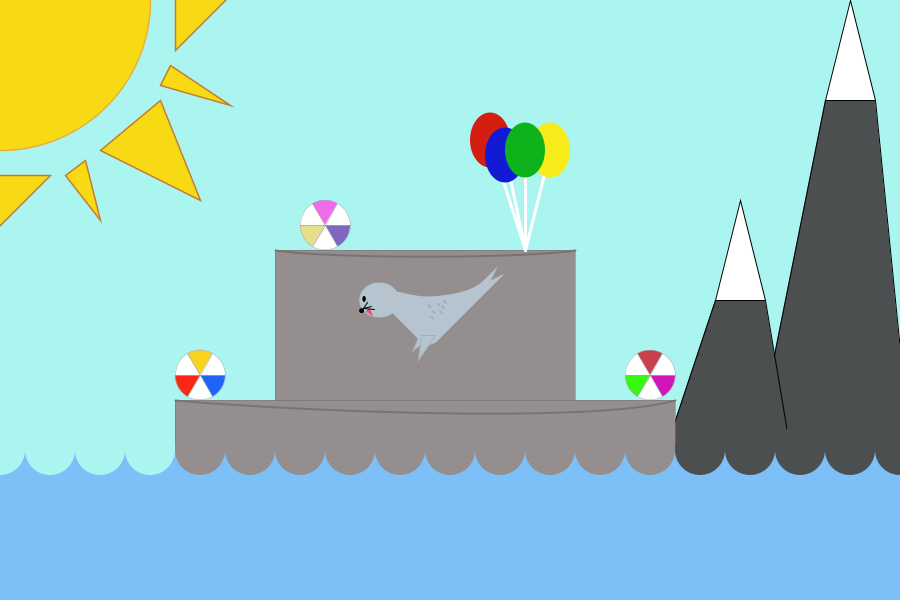
Frame 1 (no input)
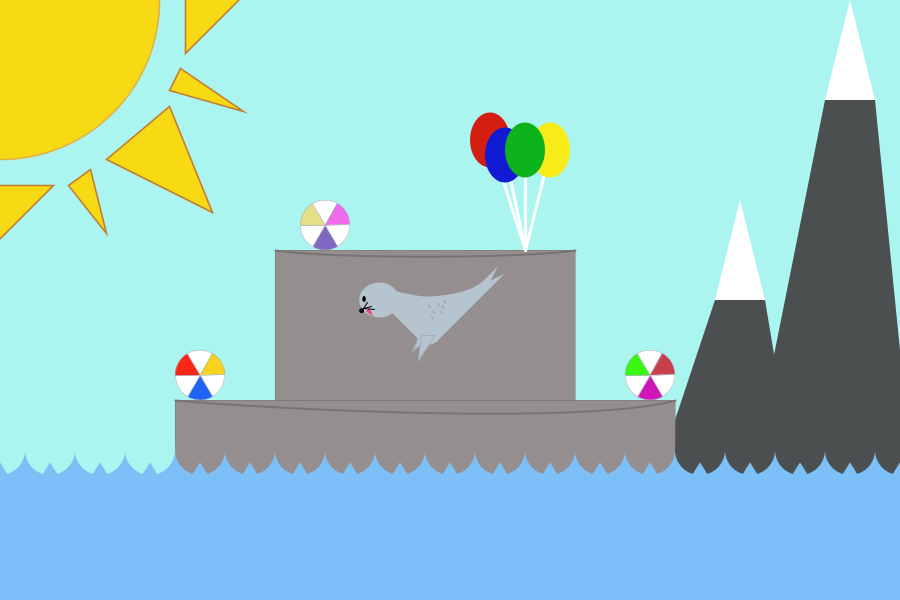
Frame 60 (the mouse pressed at the canvas centre just before this capture)
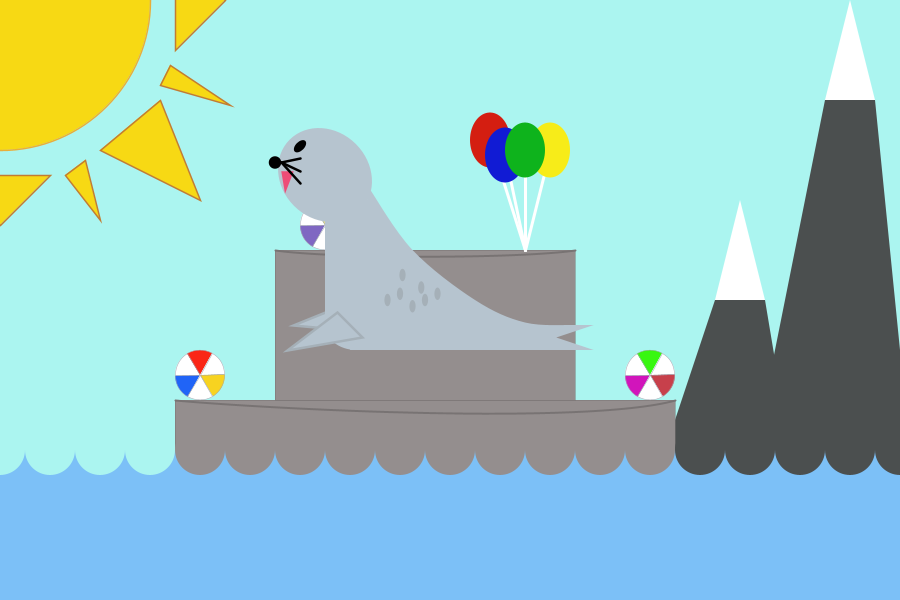
Frame 120 (the mouse held since frame 60 and released just before this capture)

The Processing sketch that drew these frames (run headless with seeded random() and noise(); from frame 60 on, the mouse is pressed at the canvas centre):

// Processing sketch: Assignment_1_part2
// ── Assignment_1_part2.pde
void setup() {
  size(900, 600);
}

float z=0; //timing variable
float waveSpeed=0; //movement variable
float ballRotation=0;
float sunScale=1;
int direction=1;

color mountainFill=#4b4f4f;
color white=#ffffff;
color platformFill=#948e8e;
color waterFill=#7cc0f7;
color backgroundFill=#abf5f0;
color ballFill1=#2064f7;
color ballFill2=#fa2616;
color ballFill3=#f7d320;
color ballFill4=#d115bb;
color ballFill5=#38f711;
color ballFill6=#c7404b;
color ballFill7=#7f67c2;
color ballFill8=#e6df8a;
color ballFill9=#f06ceb;
color sunFill=#f7d914;
color balloonFill1=#f7ec19;
color balloonFill2=#d41e11;
color balloonFill3=#111bd4;
color balloonFill4=#0eb31c;
color sealPrimaryFill=#b6c4cf;
color mouthFill=#ed4c77;
color sealSpotFill=#a5b0b8;


color platformStroke=#787373;
color ballStroke=#a4a5b0;
color sunStroke=#e8ae3a;
color sunRayStroke=#c27c32;
color finStroke=#a5b0b8;

float strokeWeight1=0.5;
float strokeWeight2=1.5;
float strokeWeight3=2;
float strokeWeight4=3;


void draw(){
  background(backgroundFill);
  
  float sealX=width/2;
  float sealY=height/2;
  float sealRotation = map(mouseX, 0, width, -PI/4, PI/4);
  float sealScale = map(mouseY, 0, height, 0.5, 2);
  
  //mountains
  fill(mountainFill);
  quad(725,600,825,100,875,100,925,600);
  quad(615,600,715,300,765,300,815,600);
  fill(white);
  triangle(825,100,850,0,875,100);
  triangle(715,300,740,200,765,300);
  
  //first platform
  fill(platformFill);
  stroke(platformStroke);
  strokeWeight(strokeWeight1);
  rect(175,400,500,200);
  //second platform
  rect(275,250,300,150);
  strokeWeight(strokeWeight3);
  noFill();
  curve(225,200,275,250,575,250,625,200);
  curve(125,350,175,400,675,400,725,250);
  noStroke();
  strokeWeight(1);
  
  //water
  noStroke();
  fill(waterFill);
  rect(0,450,900,150);
  for (int i=0; i<19; i++){
    if (i>3 && i<14){
      fill(#948e8e);
    }
    else{
      fill(#abf5f0);
    }
    if (i>=14){
      fill(#4b4f4f);
    }
    ellipse(i*50,450,50,50);
  }
  
  //wave animation
  fill(waterFill);
  for (int i=0; i<19; i++){
    triangle(-12.5+i*50,500-waveSpeed,i*50,480-waveSpeed,12.5+i*50,500-waveSpeed);
  }
  if (waveSpeed>18 || waveSpeed<-5){
    direction*=-1;
  }
  if (direction>0){
    waveSpeed+=0.3;
    sunScale+=0.001;
  }
  else {
    waveSpeed-=0.3;
    sunScale-=0.001;
  }
  
  //beach ball 1
  pushMatrix();
  stroke(ballStroke);
  strokeWeight(strokeWeight1);
  translate(200,375);
  rotate(ballRotation);
  fill(ballFill1);
  arc(0,0,50,50,0,PI/3, PIE);
  fill(white);
  arc(0,0,50,50,PI/3,2*PI/3, PIE);
  fill(ballFill2);
  arc(0,0,50,50,2*PI/3,PI, PIE);
  fill(white);
  arc(0,0,50,50,PI,4*PI/3, PIE);
  fill(ballFill3);
  arc(0,0,50,50,4*PI/3,5*PI/3, PIE);
  fill(white);
  arc(0,0,50,50,5*PI/3,2*PI, PIE);
  popMatrix();
  
  //beach ball 2
  pushMatrix();
  translate(650,375);
  rotate(ballRotation);
  fill(ballFill4);
  arc(0,0,50,50,0,PI/3, PIE);
  fill(white);
  arc(0,0,50,50,PI/3,2*PI/3, PIE);
  fill(ballFill5);
  arc(0,0,50,50,2*PI/3,PI, PIE);
  fill(white);
  arc(0,0,50,50,PI,4*PI/3, PIE);
  fill(ballFill6);
  arc(0,0,50,50,4*PI/3,5*PI/3, PIE);
  fill(white);
  arc(0,0,50,50,5*PI/3,2*PI, PIE);
  popMatrix();
  
  //beach ball 3
  pushMatrix();
  translate(325,225);
  rotate(ballRotation);
  fill(ballFill7);
  arc(0,0,50,50,0,PI/3, PIE);
  fill(white);
  arc(0,0,50,50,PI/3,2*PI/3, PIE);
  fill(ballFill8);
  arc(0,0,50,50,2*PI/3,PI, PIE);
  fill(white);
  arc(0,0,50,50,PI,4*PI/3, PIE);
  fill(ballFill9);
  arc(0,0,50,50,4*PI/3,5*PI/3, PIE);
  fill(white);
  arc(0,0,50,50,5*PI/3,2*PI, PIE);
  popMatrix();
  
  ballRotation+=PI/180;
  
  //Sun
  stroke(sunStroke);
  strokeWeight(strokeWeight2);
  pushMatrix();
  scale(sunScale);
  fill(sunFill);
  ellipse(0,0,300,300);
  stroke(sunRayStroke);
  triangle(-50,175,0,225,50,175);
  triangle(65,175,100,220,85,160);
  triangle(100,150,200,200,160,100);
  triangle(160,85,230,105,170,65);
  triangle(175,-50,175,50,225,0);
  popMatrix();
  
  //Balloons
  stroke(white);
  strokeWeight(strokeWeight4);
  line(550,150,525,250);
  line(490,140,525,250);
  line(505,155,525,250);
  line(525,150,525,250);
  strokeWeight(1);
  noStroke();
  fill(balloonFill1);
  ellipse(550,150,40,55);
  fill(balloonFill2);
  ellipse(490,140,40,55);
  fill(balloonFill3);
  ellipse(505,155,40,55);
  fill(balloonFill4);
  ellipse(525,150,40,55);
 
  //background(white);
 
  //Seal
  pushMatrix(); //<>//
  translate(sealX, sealY); //translate to centre
  rotate(sealRotation);
  scale(sealScale);
  
  stroke(finStroke);
  strokeWeight(2);
  fill(sealPrimaryFill);
  triangle(-50,-10,-125,20,-20,30);
  pushMatrix();
  noStroke();
  translate(-100,-100);
  rotate(PI/4);
  ellipse(0,0,80,70);
  popMatrix();
  rect(-100,-80,40,100);
  arc(-75,20,50,40,0,PI);
 
  beginShape();
  curveVertex(-65,-90);
  curveVertex(-65,-90);
  curveVertex(-30,-40);
  curveVertex(20,0);
  curveVertex(60,18);
  curveVertex(100,20);
  curveVertex(100,20);
  vertex(115,20);
  vertex(85,30);
  vertex(115,40);
  vertex(100,40);
  vertex(-80,40);
  vertex(-65,-90);
  endShape();
 
 //fins
  stroke(finStroke);
  strokeWeight(2);
  triangle(-90,10,-130,40,-70,30);
  
  //mouth
  noStroke();
  fill(mouthFill);
  triangle(-135,-103,-125,-103,-132,-85);
  
  //nose
  noStroke();
  fill(0);
  circle(-140,-110,10);
  stroke(0);
  line(-135,-110,-120,-93);
  line(-135,-110,-120,-103);
  line(-135,-110,-120,-113);
  noStroke();
  
  //eye
  fill(0);
  pushMatrix();
  translate(-120,-123);
  rotate(PI/4);
  ellipse(0,0,7,12);
  popMatrix();
  
  //spots
  fill(sealSpotFill);
  ellipse(-50,0,5,10);
  ellipse(-40,-5,5,10);
  ellipse(-38,-20,5,10);
  ellipse(-30,5,5,10);
  ellipse(-23,-10,5,10);
  ellipse(-20,0,5,10);
  ellipse(-10,-5,5,10);
  
  popMatrix();
   //<>//
}
